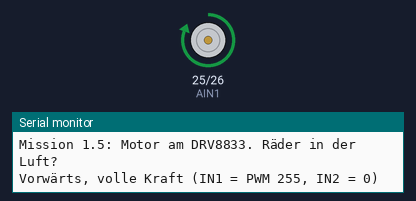
The sketch below on a simulated ESP32. Shown: motor-driver pin pairs drawn as motors (green arrow = first pin HIGH = forward, orange = second pin HIGH = backward, longer = more drive), the last lines printed to the serial monitor.

Above: at 3.5 s.
At 7.0 s:
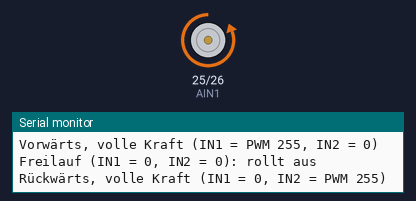
At 8.8 s:
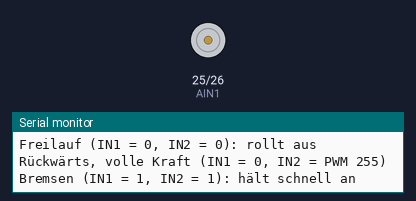
At 11.63 s:
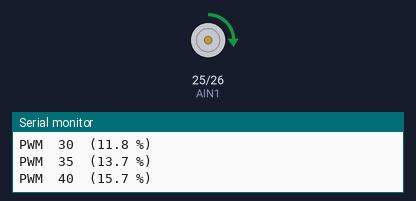
Timing chart, 0 to 11.9 s (numbered marks = the images above):
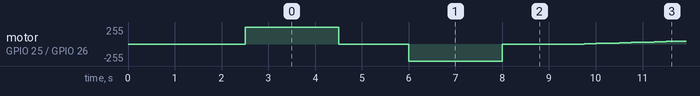

The sketch:

r-1-4-motor-am-esp32.ino
```cpp
// Kampagne 2, Mission 1.5: Ein Motor am DRV8833
// Board: ESP32 Dev Module. Räder aufbocken, bevor du hochlädst.
//
// Verdrahtung (Steckbrett):
//   DRV8833 VM (oft VCC/VIN)  <- Plus der 2 x AA (Schalter am Halter)
//   DRV8833 GND               <- Minus der 2 x AA UND GND des ESP32 (gemeinsame Masse)
//   DRV8833 AIN1 (oft IN1)    <- GPIO 25
//   DRV8833 AIN2 (oft IN2)    <- GPIO 26
//   DRV8833 nSLEEP (EEP/SLP)  <- GPIO 27  (wenn dein Modul den Pin herausführt)
//   DRV8833 AOUT1/AOUT2       -> die beiden Motorkabel
// Der ESP32 bekommt seinen Strom über USB. VM nie an 3V3 oder 5V des ESP32.
//
// Wahrheitstabelle laut Datenblatt (TI DRV8833):
//   IN1 IN2   0 0 Freilauf   1 0 vorwärts   0 1 rückwärts   1 1 bremsen

const int AIN1 = 25;
const int AIN2 = 26;
const int SLEEP = 27;

const uint32_t PWM_FREQ = 20000;  // 20 kHz: über dem Hörbereich, kein Pfeifen
const uint8_t PWM_BITS = 8;       // Werte 0 bis 255

// Geschwindigkeit von -255 (voll rückwärts) bis +255 (voll vorwärts). 0 = Freilauf.
// Die PWM liegt am einen Eingang, der andere bleibt auf 0 (im Datenblatt "fast decay").
void motor(int v) {
  v = constrain(v, -255, 255);
  if (v > 0) { ledcWrite(AIN1, v); ledcWrite(AIN2, 0); }
  else if (v < 0) { ledcWrite(AIN1, 0); ledcWrite(AIN2, -v); }
  else { ledcWrite(AIN1, 0); ledcWrite(AIN2, 0); }
}

// Beide Eingänge auf 1: Der Motor wird kurzgeschlossen und bremst.
// 255 von 255 ist bei 8 Bit nicht ganz 100 %, für das Bremsen reicht das.
void bremsen() {
  ledcWrite(AIN1, 255);
  ledcWrite(AIN2, 255);
}

void schritt(const char* text, int v, unsigned long ms) {
  Serial.println(text);
  motor(v);
  delay(ms);
}

int anlaufWert = -1;

void setup() {
  Serial.begin(115200);
  delay(500);
  Serial.println();
  Serial.println("Mission 1.5: Motor am DRV8833. Räder in der Luft?");

  pinMode(SLEEP, OUTPUT);
  digitalWrite(SLEEP, HIGH);   // Treiber aufwecken. Ohne HIGH hält ihn ein interner Pulldown im Schlaf.
  delay(2);                    // Laut Datenblatt bis zu 1 ms Aufwachzeit

  ledcAttach(AIN1, PWM_FREQ, PWM_BITS);
  ledcAttach(AIN2, PWM_FREQ, PWM_BITS);
  motor(0);
  delay(2000);                 // Zeit, die Hand wegzunehmen
}

void loop() {
  schritt("Vorwärts, volle Kraft (IN1 = PWM 255, IN2 = 0)", 255, 2000);
  schritt("Freilauf (IN1 = 0, IN2 = 0): rollt aus", 0, 1500);
  schritt("Rückwärts, volle Kraft (IN1 = 0, IN2 = PWM 255)", -255, 2000);
  Serial.println("Bremsen (IN1 = 1, IN2 = 1): hält schnell an");
  bremsen();
  delay(1500);
  motor(0);

  // Langsam hochfahren: Ab welchem PWM-Wert dreht der Motor?
  Serial.println("Rampe: PWM von 0 bis 255. Merk dir, ab welchem Wert sich das Rad dreht.");
  for (int v = 0; v <= 255; v += 5) {
    motor(v);
    Serial.printf("PWM %3d  (%.1f %%)\n", v, v * 100.0 / 255);
    delay(250);
  }
  schritt("Rampe fertig. Freilauf.", 0, 2000);

  Serial.printf("KW-CHECK:r-1-4:%012llX\n", (unsigned long long)ESP.getEfuseMac());
  Serial.println("Nächste Runde in 5 Sekunden.");
  delay(5000);
}
```
